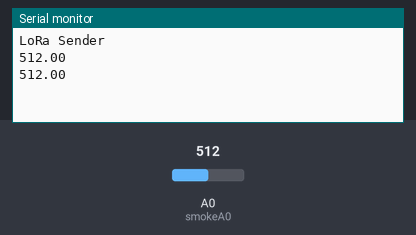
A sketch run on a simulated Arduino Uno, built with avr-gcc and run on an emulated ATmega328P. Shown: the last lines printed to the serial monitor. The test bench sets the inputs (shaded band); at power-on: A0 (smokeA0) = 512. No radio packets arrive unless stated.

Above: at 1.8 s.
1.9 s: A0 (smokeA0) set to 716
At 2.9 s:
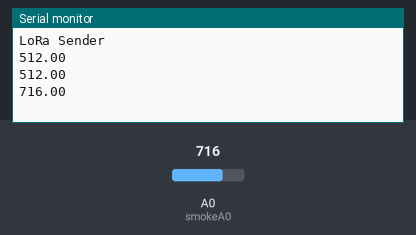
3.4 s: A0 (smokeA0) set to 900
At 5.1 s:
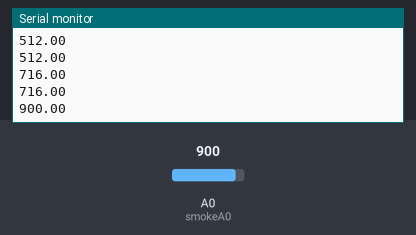
Timing chart, 0 to 6.6 s (numbered marks = the images above; inputs shaded):
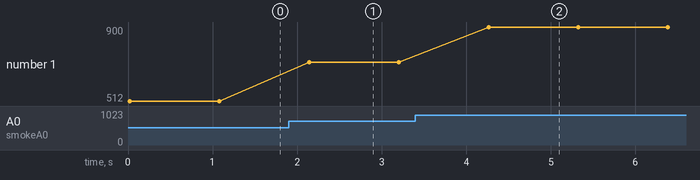

The sketch:

transmitter.ino
```cpp
#include <SPI.h>
#include <LoRa.h>

int smokeA0=A0;
int ss=10;
int rst=9;
int dio0=2;


void setup() {

  pinMode(ss,OUTPUT);
  digitalWrite(ss, HIGH);
  Serial.begin(9600);
  pinMode(smokeA0,INPUT);
  LoRa.setPins(ss, rst,dio0);

  while (!Serial);
  Serial.println("LoRa Sender");

  if (!LoRa.begin(433E6)) { // or 915E6, the MHz speed of yout module
    Serial.println("Starting LoRa failed!");
    while (1);

  //LoRa.setSyncWord(0xF3);
  Serial.println("LoRa Initializing OK!");
  }
}

void loop() {

  float sensorValue=analogRead(smokeA0);
  Serial.println(sensorValue);

  LoRa.beginPacket();
  LoRa.print(sensorValue);
  LoRa.endPacket();
  delay(1000);


}
```

Measured:
- after the input at 1.9 s, the serial monitor: prints a new line after 0.24 s (image 1)
- after the input at 3.4 s, the serial monitor: prints a new line after 0.86 s (image 2)
- plotted number 1: 512 → 716 after the input at 1.9 s, 716 → 900 after the input at 3.4 s
